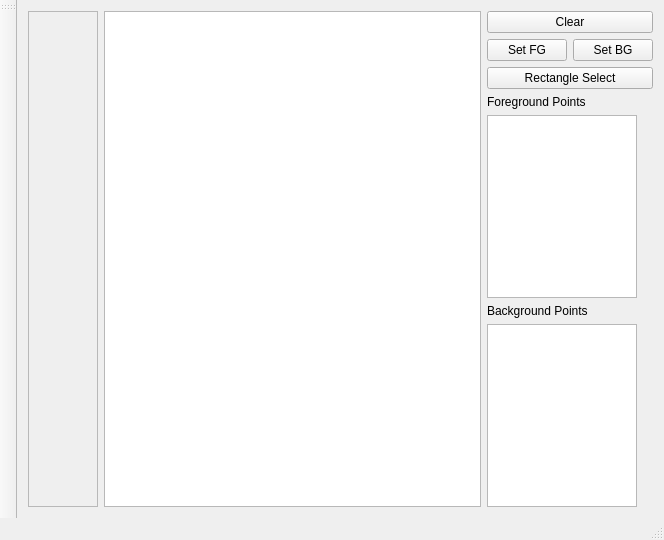
<?xml version="1.0" encoding="UTF-8"?>
<ui version="4.0">
 <class>ImageViewer</class>
 <widget class="QMainWindow" name="ImageViewer">
  <property name="geometry">
   <rect>
    <x>0</x>
    <y>0</y>
    <width>664</width>
    <height>540</height>
   </rect>
  </property>
  <property name="sizePolicy">
   <sizepolicy hsizetype="Expanding" vsizetype="Preferred">
    <horstretch>0</horstretch>
    <verstretch>0</verstretch>
   </sizepolicy>
  </property>
  <property name="windowTitle">
   <string>CS 628</string>
  </property>
  <widget class="QWidget" name="centralWidget">
   <layout class="QHBoxLayout" name="horizontalLayout">
    <item>
     <layout class="QHBoxLayout" name="horizontalLayout_4">
      <item>
       <widget class="QScrollArea" name="scroll_area">
        <property name="sizePolicy">
         <sizepolicy hsizetype="Preferred" vsizetype="Preferred">
          <horstretch>0</horstretch>
          <verstretch>0</verstretch>
         </sizepolicy>
        </property>
        <property name="widgetResizable">
         <bool>true</bool>
        </property>
        <widget class="QWidget" name="scrollAreaWidgetContents">
         <property name="geometry">
          <rect>
           <x>0</x>
           <y>0</y>
           <width>69</width>
           <height>477</height>
          </rect>
         </property>
         <property name="sizePolicy">
          <sizepolicy hsizetype="Expanding" vsizetype="Expanding">
           <horstretch>0</horstretch>
           <verstretch>0</verstretch>
          </sizepolicy>
         </property>
         <widget class="ImageDisplay" name="image_display">
          <property name="geometry">
           <rect>
            <x>10</x>
            <y>0</y>
            <width>99</width>
            <height>479</height>
           </rect>
          </property>
          <property name="sizePolicy">
           <sizepolicy hsizetype="Expanding" vsizetype="Expanding">
            <horstretch>0</horstretch>
            <verstretch>0</verstretch>
           </sizepolicy>
          </property>
          <property name="text">
           <string/>
          </property>
         </widget>
        </widget>
       </widget>
      </item>
      <item>
       <widget class="QGraphicsView" name="_view"/>
      </item>
     </layout>
    </item>
    <item>
     <layout class="QVBoxLayout" name="verticalLayout">
      <item>
       <layout class="QHBoxLayout" name="horizontalLayout_2">
        <item>
         <widget class="QPushButton" name="clear_btn">
          <property name="text">
           <string>Clear</string>
          </property>
         </widget>
        </item>
       </layout>
      </item>
      <item>
       <layout class="QHBoxLayout" name="horizontalLayout_3">
        <item>
         <widget class="QPushButton" name="fg_btn">
          <property name="sizePolicy">
           <sizepolicy hsizetype="Minimum" vsizetype="Fixed">
            <horstretch>0</horstretch>
            <verstretch>0</verstretch>
           </sizepolicy>
          </property>
          <property name="text">
           <string>Set FG</string>
          </property>
         </widget>
        </item>
        <item>
         <widget class="QPushButton" name="bg_btn">
          <property name="text">
           <string>Set BG</string>
          </property>
         </widget>
        </item>
       </layout>
      </item>
      <item>
       <widget class="QPushButton" name="rect_select_btn">
        <property name="text">
         <string>Rectangle Select</string>
        </property>
       </widget>
      </item>
      <item>
       <widget class="QLabel" name="foreground_label">
        <property name="sizePolicy">
         <sizepolicy hsizetype="Fixed" vsizetype="Preferred">
          <horstretch>0</horstretch>
          <verstretch>0</verstretch>
         </sizepolicy>
        </property>
        <property name="maximumSize">
         <size>
          <width>150</width>
          <height>16777215</height>
         </size>
        </property>
        <property name="text">
         <string>Foreground Points</string>
        </property>
       </widget>
      </item>
      <item>
       <widget class="QListWidget" name="foreground_list">
        <property name="sizePolicy">
         <sizepolicy hsizetype="Preferred" vsizetype="Expanding">
          <horstretch>0</horstretch>
          <verstretch>0</verstretch>
         </sizepolicy>
        </property>
        <property name="maximumSize">
         <size>
          <width>150</width>
          <height>16777215</height>
         </size>
        </property>
       </widget>
      </item>
      <item>
       <widget class="QLabel" name="background_label">
        <property name="sizePolicy">
         <sizepolicy hsizetype="Fixed" vsizetype="Preferred">
          <horstretch>0</horstretch>
          <verstretch>0</verstretch>
         </sizepolicy>
        </property>
        <property name="maximumSize">
         <size>
          <width>150</width>
          <height>16777215</height>
         </size>
        </property>
        <property name="text">
         <string>Background Points</string>
        </property>
       </widget>
      </item>
      <item>
       <widget class="QListWidget" name="background_list">
        <property name="sizePolicy">
         <sizepolicy hsizetype="Preferred" vsizetype="Expanding">
          <horstretch>0</horstretch>
          <verstretch>0</verstretch>
         </sizepolicy>
        </property>
        <property name="maximumSize">
         <size>
          <width>150</width>
          <height>16777215</height>
         </size>
        </property>
       </widget>
      </item>
     </layout>
    </item>
   </layout>
  </widget>
  <widget class="QMenuBar" name="menuBar">
   <property name="geometry">
    <rect>
     <x>0</x>
     <y>0</y>
     <width>664</width>
     <height>21</height>
    </rect>
   </property>
  </widget>
  <widget class="QToolBar" name="mainToolBar">
   <property name="windowTitle">
    <string>Image Processing</string>
   </property>
   <attribute name="toolBarArea">
    <enum>LeftToolBarArea</enum>
   </attribute>
   <attribute name="toolBarBreak">
    <bool>false</bool>
   </attribute>
  </widget>
  <widget class="QStatusBar" name="statusBar"/>
 </widget>
 <layoutdefault spacing="6" margin="11"/>
 <customwidgets>
  <customwidget>
   <class>ImageDisplay</class>
   <extends>QLabel</extends>
   <header>ImageDisplay.h</header>
  </customwidget>
 </customwidgets>
 <resources/>
 <connections/>
</ui>
